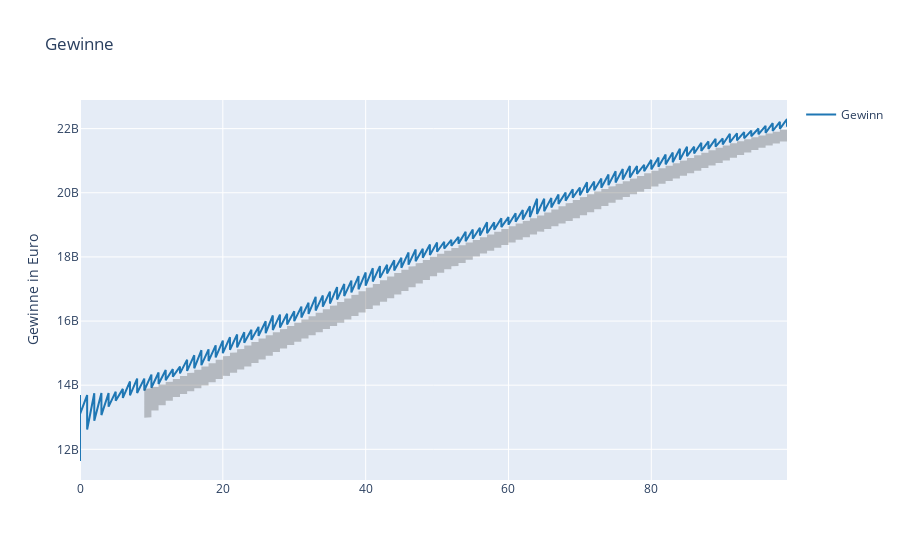

Notebook source saved alongside this figure:
### Code cell
fig = go.Figure([
    go.Scatter(
        name='Gewinn',
        x=df['Generations'],
        y=df['Fitness'],
        mode='lines',
        line=dict(color='rgb(31, 119, 180)'),
    ),
    go.Scatter(
        name='Upper Bound',
        x=df['Generations'],
        y=df["avg"]+df['std'],
        mode='lines',
        marker=dict(color="#444"),
        line=dict(width=0),
        showlegend=False
    ),
    go.Scatter(
        name='Lower Bound',
        x=df['Generations'],
        y=df["avg"]-df['std'],
        marker=dict(color="#444"),
        line=dict(width=0),
        mode='lines',
        fillcolor='rgba(68, 68, 68, 0.3)',
        fill='tonexty',
        showlegend=False
    )
])
fig.update_layout(
    yaxis_title='Gewinne in Euro',
    title='Gewinne',
    hovermode="x"
)
fig.show()

### Figure 1 — Plotly figure (JSON) as saved in the notebook; plotly's stock layout.template omitted (floating-point values rounded to 4 significant figures; data arrays with more than 128 entries replaced by an {"elided": "..."} marker saying what was removed)
{"data": [{"line": {"color": "rgb(31, 119, 180)"}, "mode": "lines", "name": "Gewinn", "x": {"elided": "10000 int values"}, "y": {"elided": "10000 float values"}, "type": "scatter"}, {"line": {"width": 0}, "marker": {"color": "#444"}, "mode": "lines", "name": "Upper Bound", "showlegend": false, "x": {"elided": "10000 int values"}, "y": {"elided": "10000 float values"}, "type": "scatter"}, {"fill": "tonexty", "fillcolor": "rgba(68, 68, 68, 0.3)", "line": {"width": 0}, "marker": {"color": "#444"}, "mode": "lines", "name": "Lower Bound", "showlegend": false, "x": {"elided": "10000 int values"}, "y": {"elided": "10000 float values"}, "type": "scatter"}], "layout": {"yaxis": {"title": {"text": "Gewinne in Euro"}}, "title": {"text": "Gewinne"}, "hovermode": "x"}}
